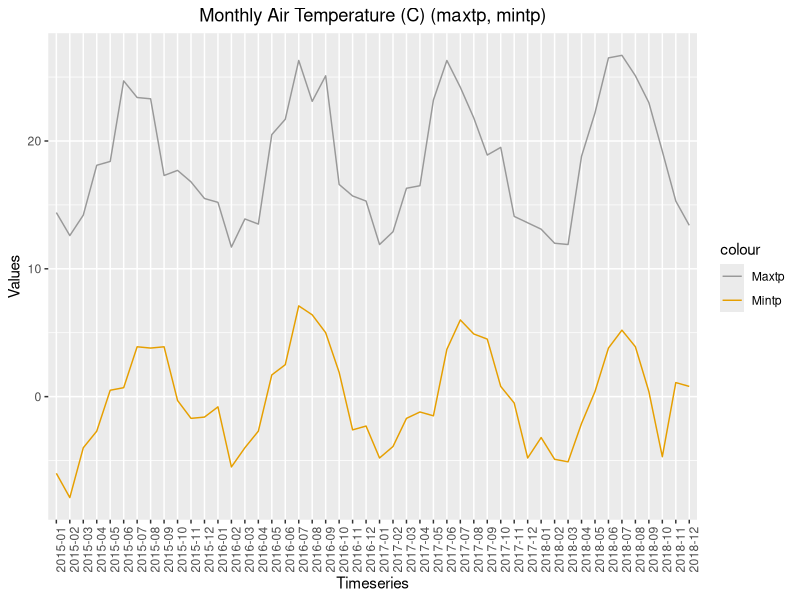
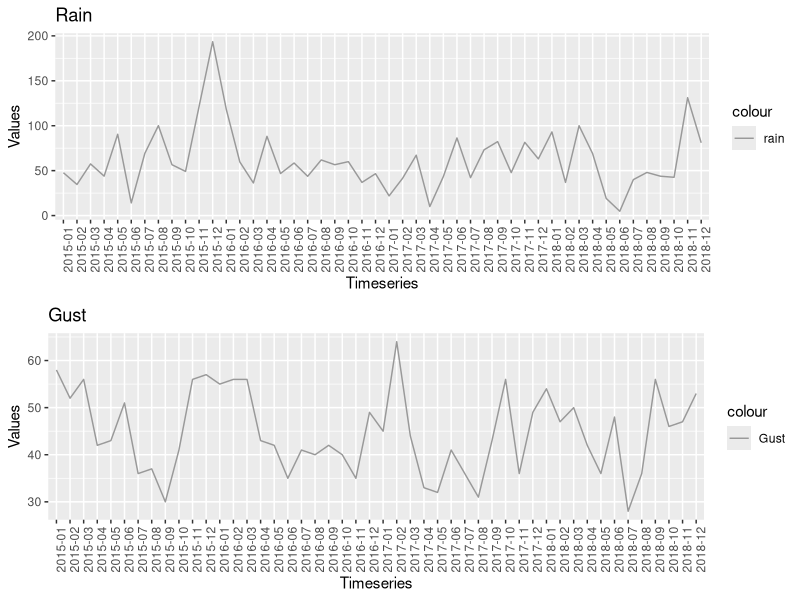
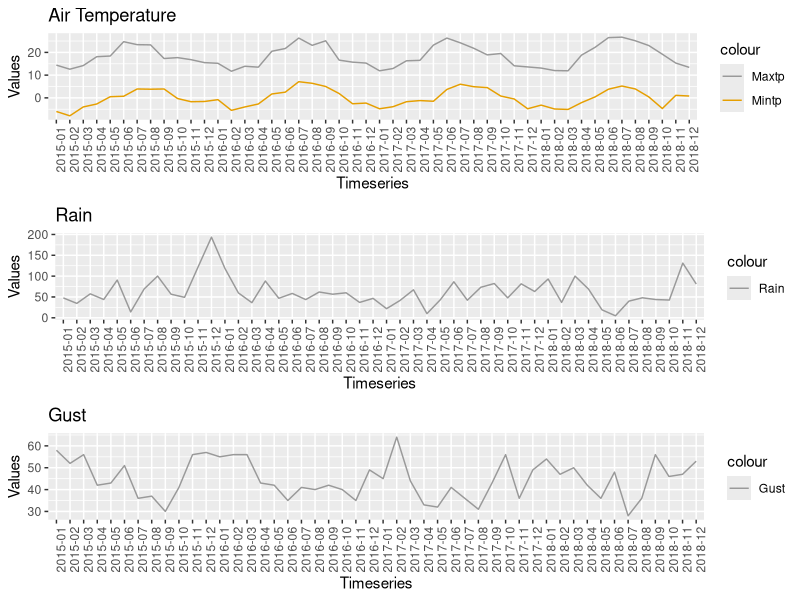

The R script that drew these images, in order:
## ---- chunk 1
knitr::opts_chunk$set(echo = TRUE)
## ---- chunk 2
DublinAirport<-read.csv("mly532.csv", header=TRUE, sep=",", skip = 19)
str(DublinAirport)
## ---- chunk 3
DublinAirport$month<-factor(DublinAirport$month, labels = month.name)
head(DublinAirport)
## ---- chunk 4
Agg_dub_rain = aggregate(DublinAirport$rain,by = list(DublinAirport$month) , FUN = mean,na.rm= TRUE)
message("The Minimum Average Precipitation Amount month is")
as.character(Agg_dub_rain$Group.1[Agg_dub_rain$x == max(Agg_dub_rain$x)])
message("The Minimum average Precipitation amount Month is")
as.character(Agg_dub_rain$Group.1[Agg_dub_rain$x == min(Agg_dub_rain$x)])

## ---- chunk 5
library(dplyr)
DublinAirport<-mutate(DublinAirport,season = case_when( month %in% c("December","January","February") ~ "Winter",
                           month %in% c("March","April","May")   ~ "Spring",
                           month %in% c("June","July","August") ~ "Summer",
                           month %in% c("September","October","November") ~ "Autumn",
                          ))
DublinAirport$season<-factor(DublinAirport$season,labels=c("Winter","Spring","Summer","Autumn"))
head(DublinAirport)
## ---- chunk 6
class(DublinAirport)<- c('weatherdata','data.frame')
class(DublinAirport)
## ---- chunk 7
Summary.WeatherData <- function(val){
  val %>%
    group_by(season) %>%
    select(rain, maxtp, mintp, maxgt) %>%
    summarise_all(funs(mean, max, sd), na.rm = TRUE)
}
Summary.WeatherData(DublinAirport)
## ---- chunk 8
library(gridExtra)
library(ggplot2)
plot.WeatherData <- function(plotdata, start_year=2015, end_year=2018,
                             plot1 = TRUE, plot2 = TRUE, plot3 = TRUE ) 
  {
  
  df_sub <- subset(DublinAirport,DublinAirport$year >= 2015 & DublinAirport$year <= 2018)
  data <- data.frame(Timeseries = with(df_sub,
                                     sprintf("%d-%02d", df_sub$year, df_sub$month)),
                     mintp = df_sub$mintp,maxtp = df_sub$maxtp,rain = df_sub$rain,
                     maxgt = df_sub$maxgt)

  plt <- ggplot(data, aes(x= Timeseries)) +
    theme(axis.text.x = element_text(angle = 90, hjust = 1), legend.position="right") +
    labs(y = "Values") + scale_color_manual(values=c('#999999','#E69F00'))
  
  if(plot1 == TRUE & plot2 == FALSE & plot3 == FALSE ){
    plt <- plt + 
      geom_line(aes(y = mintp, group = 1, color = "Mintp")) + 
      geom_line(aes(y = maxtp, group = 1, color = "Maxtp")) +
        ggtitle("Monthly Air Temperature (C) (maxtp, mintp)")+theme(plot.title = element_text(hjust = 0.5))
    plt
  }
  else if(plot1 == FALSE & plot2 == TRUE & plot3 == FALSE ){
    plt <- plt + 
      geom_line(aes(y = rain, group = 1, color = "Rain")) +
      ggtitle("Monthly Rain in mm")+theme(plot.title = element_text(hjust = 0.5))
    plt
  }
  else if(plot1 == FALSE & plot2 == FALSE & plot3 == TRUE ){
    plt <- plt + 
      geom_line(aes(y = maxgt, group = 1, color = "Gust")) +
      ggtitle("Monthly Gust")+theme(plot.title = element_text(hjust = 0.5))
    plt
  }
  else if(plot1 == TRUE & plot2 == TRUE & plot3 == FALSE ){
    plt_1 <- plt + 
      geom_line(aes(y = mintp, group = 1, color = "Mintp")) + 
      geom_line(aes(y = maxtp, group = 1, color = "Maxtp"))  +
      labs( title = 'Air Temperature')
    plt_2 <- plt +
      geom_line(aes(y = maxgt, group = 1, color = "Rain")) +
      labs( title = 'Rain')
    grid.arrange(plt_1,plt_2)
  }
  else if(plot1 == TRUE & plot2 == FALSE & plot3 == TRUE ){
    plt_1 <- plt + 
      geom_line(aes(y = mintp, group = 1, color = "Mintp")) + 
      geom_line(aes(y = maxtp, group = 1, color = "Maxtp")) +
      labs( title = 'Air Temperature')
    plt_2 <- plt +
      geom_line(aes(y = maxgt, group = 1, color = "Gust")) +
      labs( title = 'Gust')
    grid.arrange(plt_1,plt_2)
  }
  else if(plot1 == FALSE & plot2 == TRUE & plot3 == TRUE ){
    plt_1 <- plt + 
      geom_line(aes(y = rain, group = 1, color = "rain")) +
      labs( title = 'Rain')
    plt_2 <- plt +
      geom_line(aes(y = maxgt, group = 1, color = "Gust")) +
      labs( title = 'Gust')
    grid.arrange(plt_1,plt_2)
  }else{
    plt_1 <- plt + 
      geom_line(aes(y = mintp, group = 1, color = "Mintp")) + 
      geom_line(aes(y = maxtp, group = 1, color = "Maxtp")) +
      labs( title = 'Air Temperature')
    plt_2 <- plt +
      geom_line(aes(y = rain, group = 1, color = "Rain")) +
      labs( title = 'Rain')
    plt_3 <- plt +
      geom_line(aes(y = maxgt, group = 1, color = "Gust")) +
      labs( title = 'Gust')
    grid.arrange(plt_1,plt_2,plt_3)
  }
}
# Plot 1
plot.WeatherData(DublinAirport, 2015, 2017, TRUE, FALSE, FALSE)
# Plot 2
plot.WeatherData(DublinAirport, 1990, 2000, FALSE, TRUE, TRUE)
# Plot 3
plot.WeatherData(DublinAirport )
